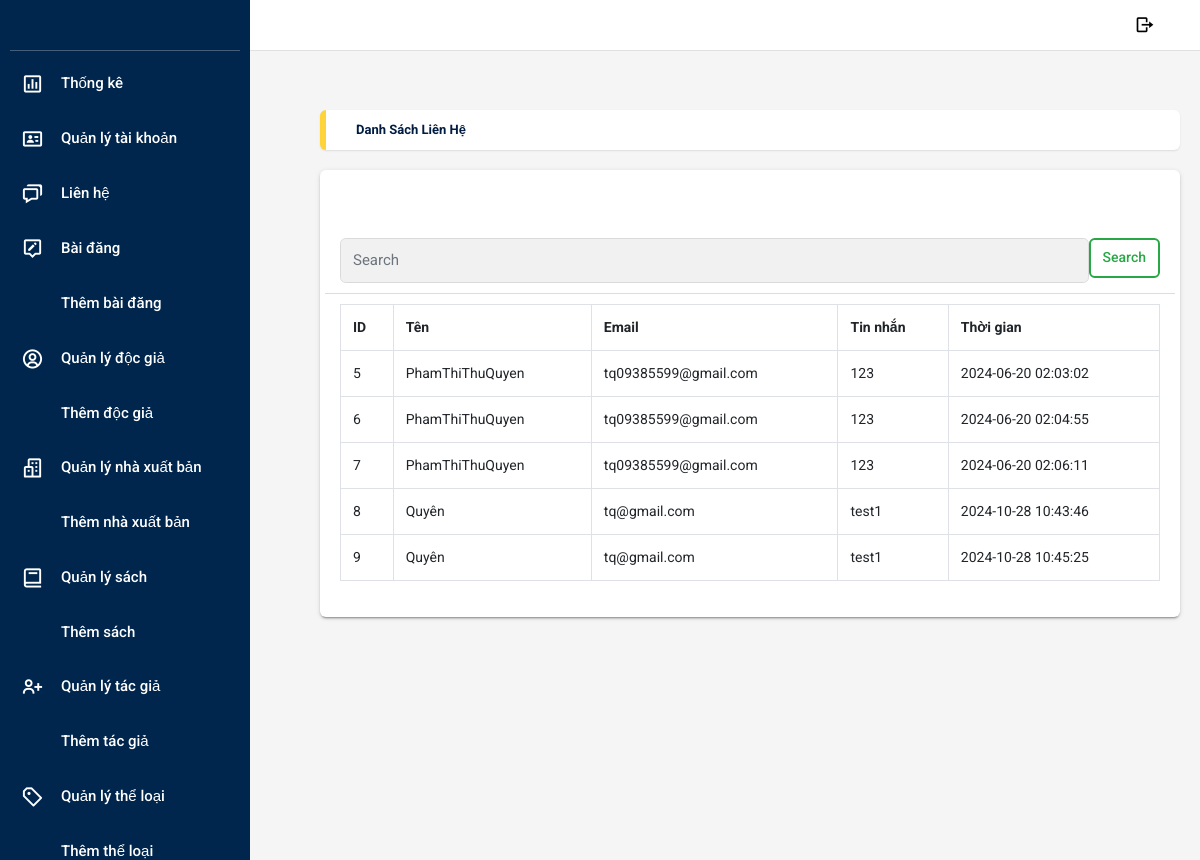
The app's page /admin/index.php?action=lienhe (signed in) with its own data.
### tables this page shows
CREATE TABLE `contact` (
  `id` int(11) NOT NULL,
  `name` varchar(100) NOT NULL,
  `email` varchar(100) NOT NULL,
  `message` text NOT NULL,
  `submitted_at` timestamp NOT NULL DEFAULT current_timestamp()
);

### lib/database.php (called while the page is built, shortened)
<?php
class Database {
    public $conn;
    public function connect() {
        $servername = "localhost";
        $username = "admin";
        $password = "Anhemnhom8";
        $dbname = "library";
        $this->conn = new mysqli($servername, $username, $password, $dbname);
    }
    public function select($query) {
        $result = $this->conn->query($query) or die($this->conn->error . __LINE__);
        if ($result->num_rows > 0) {
            return $result;
        } else {
            return false;
        }
    }
}
?>

### class/contact.php (called while the page is built, shortened)
<?php
require_once(__DIR__ . '/../lib/database.php');
class contact
{
    private $db;
    public function __construct()
    {
        $this->db = new Database();
        $this->db->connect();
    }
    public function show(){
        $sql = "SELECT * FROM contact";
        $result = $this->db->select($sql);
        return $result;
    }
}
?>

### admin/view/contact/list.php (the view, shortened to what this page needs)
<?php require('header.php'); ?>
<?php require('../class/contact.php'); ?>
<?php
$contact = new contact();
$results = $contact->show();
?>
<main class="app-content">
    <div class="app-title">
        <ul class="app-breadcrumb breadcrumb side">
            <li class="breadcrumb-item active"><a href="#"><b>Danh sách liên hệ</b></a></li>
        </ul>
    </div>
    <div class="row">
        <div class="col-md-12">
            <div class="tile">
                <div class="tile-body">
                    <div class="row element-button">
                        <div class="container mt-5">
                                <form class="d-flex" role="search">
                                        <input class="form-control me-2" type="search" placeholder="Search" aria-label="Search">
                                        <button class="btn btn-outline-success" type="submit">Search</button>
                                </form>
                        </div>
                    </div>
                    <table class="table table-hover table-bordered" id="sampleTable">
                        <tr>
                            <th>ID</th>
                            <th>Tên</th>
                            <th>Email</th>
                            <th>Tin nhắn</th>
                            <th>Thời gian</th>
                        </tr>
                        <?php if ($results): while ($row = $results->fetch_assoc()): ?>
                            <tr>
                                <td><?= $row['id']; ?></td>
                                <td><?= $row['name']; ?></td>
                                <td><?= $row['email']; ?></td>
                                <td><?= $row['message']; ?></td>
                                <td><?= $row['submitted_at']; ?></td>
                            </tr>
                        <?php endwhile; endif; ?>
                    </table>
                </div>
            </div>
        </div>
    </div>
</main>
</html>

### admin/public/css/css_header.css (style rules this page uses)
.app-content { margin-left: 60px; padding: 10px; transition: margin-left 0.3s ease; }
.app-content { margin-top: 60px; }

### records on screen
contact: id "5", name "PhamThiThuQuyen", email "tq09385599@gmail.com", message "123", submitted_at "2024-06-20 02:03:02"
contact: id "6", name "PhamThiThuQuyen", email "tq09385599@gmail.com", message "123", submitted_at "2024-06-20 02:04:55"
contact: id "7", name "PhamThiThuQuyen", email "tq09385599@gmail.com", message "123", submitted_at "2024-06-20 02:06:11"
contact: id "8", name "Quyên", email "tq@gmail.com", message "test1", submitted_at "2024-10-28 10:43:46"
contact: id "9", name "Quyên", email "tq@gmail.com", message "test1", submitted_at "2024-10-28 10:45:25"
